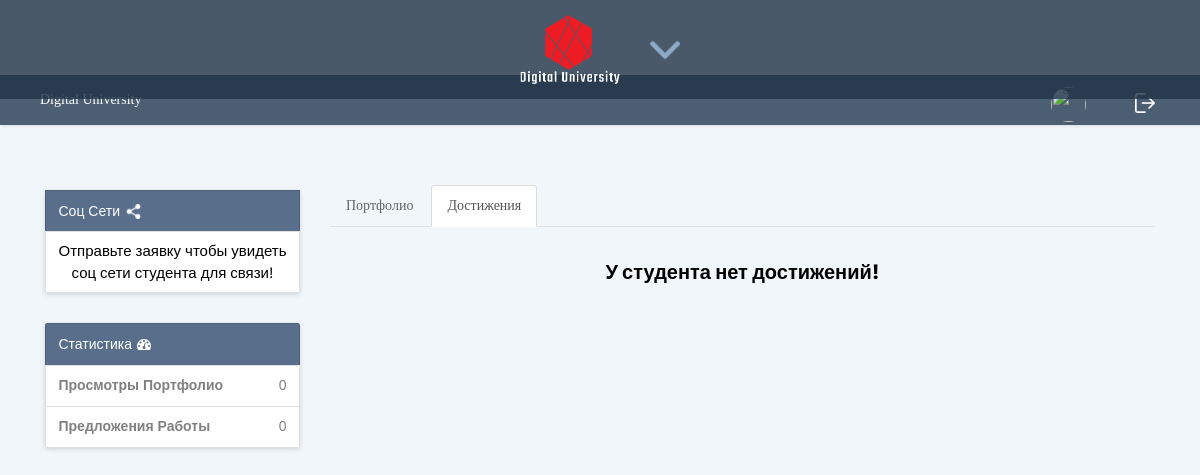
Page /portfolio/1/achivements on the earlier database version.
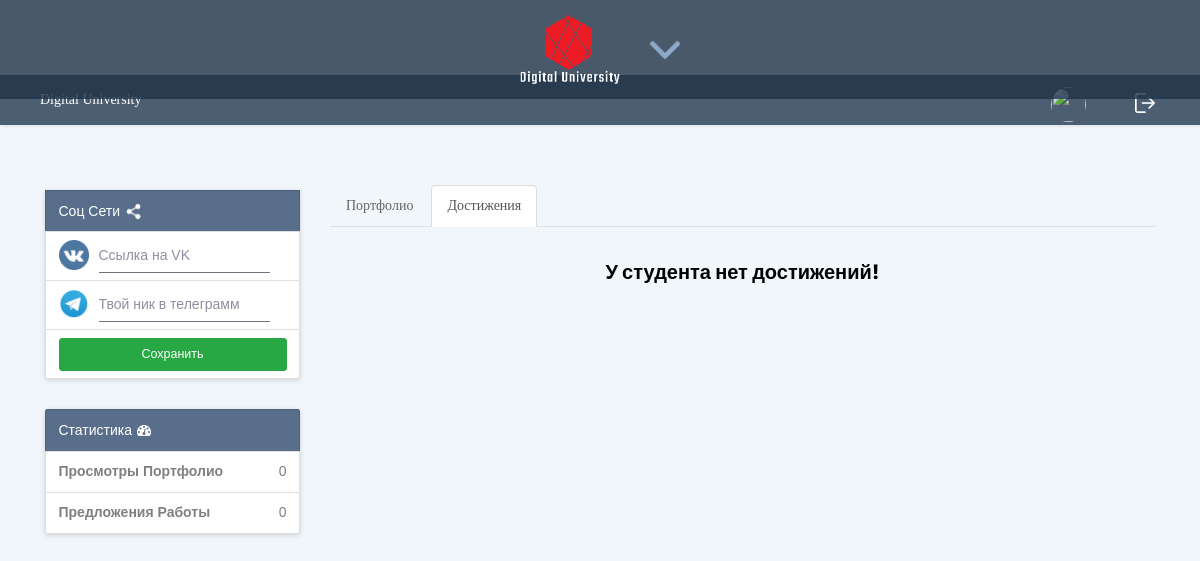
Same page on the later database version.
### main/models.py (models this page shows, shortened)
class Student(models.Model):
    is_searching_work = models.BooleanField(default=True)
    email = models.TextField(default="")
    password = models.TextField(default="")
    username = models.TextField(default="")
    fullname= models.TextField(default="")
    img_url = models.TextField(default=settings.STATIC_URL+"images/icons/user.png")
    medcard_url = models.TextField(default="", blank=True)
    university = models.ForeignKey(University, on_delete=models.CASCADE, null=True, blank=True)
    university_course = models.IntegerField(null=True, blank=True)
    specialty = models.TextField(default="", blank=True)
    date_of_birth = models.DateField(null=True, blank=True)
    date_of_register = models.DateField(auto_now=True)
    is_active = models.BooleanField(default=False)
    achivements = models.ManyToManyField(Achivement, null=True, blank=True)
    requests = models.ManyToManyField(Request, null=True, blank=True)
    views = models.ManyToManyField(View, blank=True)
    vk = models.TextField(default="")
    telegram = models.TextField(default="")
    about = models.TextField(default="")

### main/views.py (the view)
def achivements_show(request, id):
    employer = get_current_user(request)
    if employer:
        if request.session["role"] == "student":
            return render(request, 'after_register.html', {
                "text" : "Только работодатели могут просматривать портфолио студентов!",
            })
    user = Student.objects.filter(id=id).first()
    employer_request = Request.objects.filter(owner=employer).first()
    is_request_sended = False
    if employer_request:
        is_request_sended = True
    return render(request, 'portfolio_achivements_show.html', {
        "student": user,
        "user": employer,
        "employer_request": employer_request,
        "is_request_sended": is_request_sended,
    })

### main/views.py (called while the page is built)
def get_current_user(req):
    try:
        user = None
        user_id = req.session["user_id"]
        role = req.session["role"]
        print(role)
        if role == "student":
            user = Student.objects.filter(id=user_id).first()
        elif role == "employer":
            user = Employer.objects.filter(id=user_id).first()
        return user
    except Exception as error:
        print(req.session)
        print(error)
        return None

### main/templates/portfolio_achivements_show.html (shortened to what this page needs)
{% extends "base_portfolio.html" %}
{% load static %}
{%block portfolio_pages%}
    <ul class="nav nav-tabs m-b-20 m-t-20">
        <li id="auto-scroll"><a href="{% url 'main:portfolio_show' student.id %}#auto-scroll">Портфолио</a></li>
        <li id="achive"  class="active"><a href="{% url 'main:portfolio_achivements' %}#auto-scroll">Достижения</a></li>
    </ul>
{%endblock%}
{%block tab_content%}
    <div class="tab-content">
        <div class="">
            {%if not blocks%}
                <h2 class="important-text" style="margin:30px auto;text-align:center;">У студента нет достижений!</h2>
            {%endif%}
        </div>
    </div>
{%endblock%}

### main/templates/base_portfolio.html (shortened to what the changed rows need)
{% block links %}
    {% load static %}
    <head>
        <link rel="stylesheet" href="{%static 'css/bootstrap.min.css'%}">
        <link rel="stylesheet" href="{%static 'css/sidebar.css'%}">
        <link rel="stylesheet" href="{%static 'css/style.css'%}">
		<link rel="stylesheet" href="https://stackpath.bootstrapcdn.com/font-awesome/4.7.0/css/font-awesome.min.css">
        <link rel="stylesheet" type="text/css" href="{%static 'css/util.css'%}">
        <link rel="stylesheet" type="text/css" href="{%static 'css/portfolio.css'%}">
    </head>
{% endblock %}
{% block body%}
    <body>
        <div class="wrap">
            {% block body_content %}
                <div class="content">
                    {% block content%}
                        <div class="container bootstrap snippet {% if success or upload_error %}m-t-30{% endif %}">
                            <div class="row">
                                <div class="col-sm-3">
                                    </hr><br>
                                    <ul class="list-group card shadow-sm x-shadow-fade-in" >
                                        <form action="{%url 'main:update_social'%}" method="POST">{% csrf_token %}
                                            {% if request.session.user_id == user.id and student %}
                                                <li class="list-group-item text-muted social-li">
                                                    <a href="#">
                                                        <img src="{%static 'images/icons/vk.png'%}" class="social" alt="">
                                                    </a>
                                                    <input type="text" name="vk" class="social-input" value="{{user.vk}}" placeholder="Ссылка на VK">
                                                </li>
                                                <li class="list-group-item text-muted social-li">
                                                    <a href="#">
                                                        <img src="{%static 'images/icons/telegram.png'%}" class="social" alt="">
                                                    </a>
                                                    <input type="text" name="telegram" class="social-input" value="{{user.telegram}}" placeholder="Твой ник в телеграмм">
                                                </li>
                                                <li class="list-group-item text-muted social-li">
                                                    <button class="btn btn-lg btn-success col-12" type="submit">Сохранить</button>
                                                </li>
                                            {% else %}
                                                {%if employer_request.is_applied%}
                                                    <li class="list-group-item text-muted social-li">
                                                        <a href="{{user.vk}}">
                                                            <img src="{%static 'images/icons/vk.png'%}" class="social" alt="">
                                                        </a>
                                                        <a href="https://t.me/{{user.telegram}}">
                                                            <img src="{%static 'images/icons/telegram.png'%}" class="social" alt="">
                                                        </a>
                                                    </li>
                                                {% elif is_request_sended %}
                                                    <li class="list-group-item text-muted social-li style="height: auto;text-align: center;"">
                                                        <h4>Чтобы связатся со студентом нужно чтобы он принял вашу заявку!
                                                        </h4>
                                                    </li>
                                                {%else %}
                                                    <li class="list-group-item text-muted social-li" style="height: auto;text-align: center;">
                                                        <h4>Отправьте заявку чтобы увидеть соц сети студента для связи!
                                                        </h4>
                                                    </li>
                                                {%endif%}
                                            {%endif%}
                                        </form>
                                    </ul>
                                    <ul class="list-group m-t-30 card shadow-sm x-shadow-fade-in">
                                        <li class="list-group-item text-muted inherit-style">Статистика<i class="fa fa-dashboard fa-1x m-l-5"></i></li>
                                        <li class="list-group-item text-right"><span class="pull-left"><strong>Просмотры Портфолио</strong></span> {% if request.session.role == "student"%} {{user.views.all|length}}    {%else%}{{student.views.all|length}} {%endif%}</li>
                                        <li class="list-group-item text-right"><span class="pull-left"><strong>Предложения Работы</strong></span>  {% if request.session.role == "student"%} {{user.requests.all|length}} {%else%}{{student.requests.all|length}} {%endif%}</li>
                                    </ul>
                                </div>
                                <div class="col-sm-9">
                                {% block tab_content%}
                                {%endblock%}
                            </div>
                        </div>
                    {%endblock%}
                </div>
            {% endblock %}
        </div>
    </body>
{% endblock %}

Differences in the rows shown:
added Student: views.all|length "0", requests.all|length "0"
Other differences:
{{ student.views.all|length }}: "0" → (not shown)
{{ student.requests.all|length }}: "0" → (not shown)
text no longer shown: "Отправьте заявку чтобы увидеть соц сети студента для связи!"
text now shown: "Сохранить"
